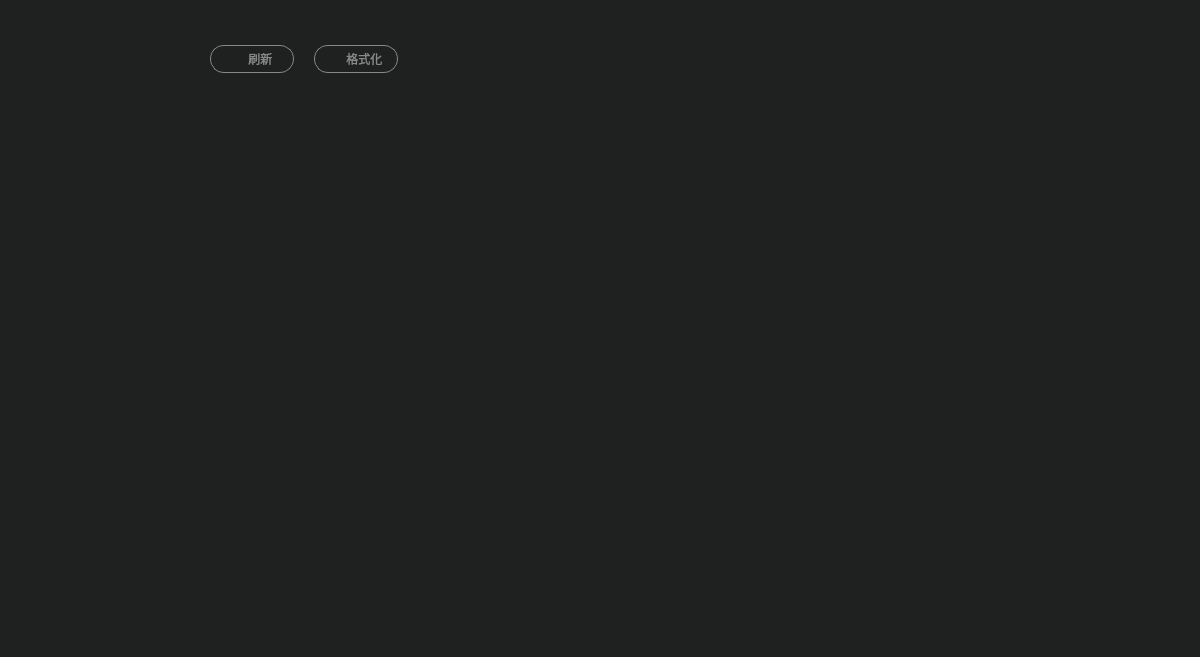
<?xml version="1.0" encoding="UTF-8"?>
<ui version="4.0">
 <class>storageWgt</class>
 <widget class="QWidget" name="storageWgt">
  <property name="geometry">
   <rect>
    <x>0</x>
    <y>0</y>
    <width>1200</width>
    <height>657</height>
   </rect>
  </property>
  <property name="windowTitle">
   <string>Form</string>
  </property>
  <layout class="QHBoxLayout" name="horizontalLayout">
   <property name="spacing">
    <number>0</number>
   </property>
   <property name="leftMargin">
    <number>0</number>
   </property>
   <property name="topMargin">
    <number>0</number>
   </property>
   <property name="rightMargin">
    <number>0</number>
   </property>
   <property name="bottomMargin">
    <number>0</number>
   </property>
   <item>
    <widget class="QWidget" name="widget" native="true">
     <property name="styleSheet">
      <string notr="true">#widget{
background:#1f2020;
box-shadow:0 10px 20px 3px rgba(0,0,0,0.50);
}</string>
     </property>
     <layout class="QGridLayout" name="gridLayout">
      <property name="leftMargin">
       <number>210</number>
      </property>
      <property name="topMargin">
       <number>36</number>
      </property>
      <property name="rightMargin">
       <number>210</number>
      </property>
      <property name="bottomMargin">
       <number>20</number>
      </property>
      <property name="spacing">
       <number>0</number>
      </property>
      <item row="0" column="0">
       <layout class="QVBoxLayout" name="verticalLayout">
        <property name="spacing">
         <number>0</number>
        </property>
        <item>
         <widget class="QWidget" name="controlWidget" native="true">
          <property name="minimumSize">
           <size>
            <width>0</width>
            <height>44</height>
           </size>
          </property>
          <property name="maximumSize">
           <size>
            <width>16777215</width>
            <height>44</height>
           </size>
          </property>
          <layout class="QHBoxLayout" name="horizontalLayout_2">
           <property name="spacing">
            <number>20</number>
           </property>
           <property name="leftMargin">
            <number>0</number>
           </property>
           <item>
            <widget class="QPushButton" name="refreshBtn">
             <property name="minimumSize">
              <size>
               <width>84</width>
               <height>28</height>
              </size>
             </property>
             <property name="maximumSize">
              <size>
               <width>84</width>
               <height>28</height>
              </size>
             </property>
             <property name="styleSheet">
              <string notr="true">#refreshBtn{
border:1px solid #868989;
border-radius:14px;
color:#868989;
font-family:&quot;微软雅黑&quot;;
font-size:12px;
background-image:url(:/image/image/refresh.png);
background-size:26px 14px;
background-repeat:no-repeat;
background-position:left;
}
#refreshBtn:pressed{
padding-left:3px;
padding-top:3px;
}
#refreshBtn:hover{
border:1px solid #eeeeee;
color:#eeeeee;
background-image:url(:/image/image/refreshb.png);
}</string>
             </property>
             <property name="text">
              <string>     刷新</string>
             </property>
             <property name="iconSize">
              <size>
               <width>14</width>
               <height>14</height>
              </size>
             </property>
            </widget>
           </item>
           <item>
            <widget class="QToolButton" name="clearBtn">
             <property name="minimumSize">
              <size>
               <width>84</width>
               <height>28</height>
              </size>
             </property>
             <property name="maximumSize">
              <size>
               <width>84</width>
               <height>28</height>
              </size>
             </property>
             <property name="styleSheet">
              <string notr="true">#clearBtn{
border:1px solid #868989;
border-radius:14px;
color:#868989;
font-family:&quot;微软雅黑&quot;;
font-size:12px;
background-image:url(:/image/image/format.png);
background-size:26px 14px;
background-repeat:no-repeat;
background-position:left;
}
#clearBtn:pressed{
padding-left:3px;
padding-top:3px;
}
#clearBtn:hover{
border:1px solid #eeeeee;
color:#eeeeee;
background-image:url(:/image/image/formatb.png);
}</string>
             </property>
             <property name="text">
              <string>     格式化</string>
             </property>
             <property name="iconSize">
              <size>
               <width>14</width>
               <height>14</height>
              </size>
             </property>
             <property name="toolButtonStyle">
              <enum>Qt::ToolButtonTextBesideIcon</enum>
             </property>
            </widget>
           </item>
           <item>
            <spacer name="horizontalSpacer">
             <property name="orientation">
              <enum>Qt::Horizontal</enum>
             </property>
             <property name="sizeHint" stdset="0">
              <size>
               <width>579</width>
               <height>20</height>
              </size>
             </property>
            </spacer>
           </item>
          </layout>
         </widget>
        </item>
        <item>
         <widget class="storageTitleWgt" name="titleWidget" native="true">
          <property name="minimumSize">
           <size>
            <width>0</width>
            <height>44</height>
           </size>
          </property>
          <property name="maximumSize">
           <size>
            <width>16777215</width>
            <height>44</height>
           </size>
          </property>
         </widget>
        </item>
        <item>
         <widget class="QWidget" name="widget_4" native="true">
          <layout class="QHBoxLayout" name="horizontalLayout_3">
           <property name="spacing">
            <number>0</number>
           </property>
           <property name="leftMargin">
            <number>0</number>
           </property>
           <property name="topMargin">
            <number>0</number>
           </property>
           <property name="rightMargin">
            <number>0</number>
           </property>
           <property name="bottomMargin">
            <number>0</number>
           </property>
           <item>
            <widget class="storageListView" name="listView">
             <property name="styleSheet">
              <string notr="true">background:#1f2020;
border:none;</string>
             </property>
            </widget>
           </item>
          </layout>
         </widget>
        </item>
       </layout>
      </item>
     </layout>
    </widget>
   </item>
  </layout>
 </widget>
 <customwidgets>
  <customwidget>
   <class>storageTitleWgt</class>
   <extends>QWidget</extends>
   <header>storagetitlewgt.h</header>
   <container>1</container>
  </customwidget>
  <customwidget>
   <class>storageListView</class>
   <extends>QListView</extends>
   <header>storagelistview.h</header>
  </customwidget>
 </customwidgets>
 <resources/>
 <connections/>
</ui>
